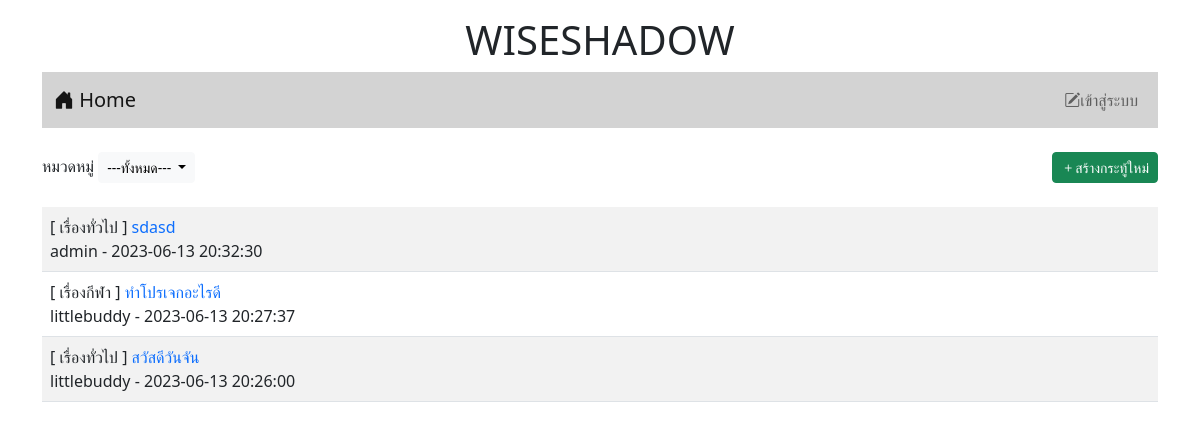
The page / on the database its author committed.
### tables this page shows
CREATE TABLE `post` (
  `id` int(11) NOT NULL,
  `title` varchar(128) NOT NULL,
  `content` varchar(2048) NOT NULL,
  `post_date` datetime NOT NULL,
  `cat_id` int(11) NOT NULL,
  `user_id` int(11) NOT NULL
);

CREATE TABLE `category` (
  `id` int(11) NOT NULL,
  `name` varchar(32) NOT NULL
);

CREATE TABLE `user` (
  `id` int(11) NOT NULL,
  `login` varchar(32) NOT NULL,
  `password` varchar(64) NOT NULL,
  `name` varchar(64) NOT NULL,
  `gender` char(1) NOT NULL,
  `email` varchar(32) NOT NULL,
  `role` char(1) NOT NULL
);

### Src/index.php (the view, shortened to what this page needs)
<!DOCTYPE html>
<html lang="en">
<head>
    <link href="https://cdn.jsdelivr.net/npm/bootstrap@5.2.2/dist/css/bootstrap.min.css" rel="stylesheet">
    <link rel="stylesheet" href="https://cdn.jsdelivr.net/npm/bootstrap-icons@1.9.1/font/bootstrap-icons.css">
</head>
<?php
    if(!isset($_SESSION['id'])){
?>
<body>
    <div class="container">
    <h1 style="text-align: center;" class="mt-3">WISESHADOW</h1>
    <?php
        include "nav.php";
    ?>
    <br>
    <div class="d-flex justify-content-between">
        <div>
            <label for=""> หมวดหมู่</label>
            <span class="dropdown">
                <button class="btn btn-light dropdown-toggle btn-sm" type="button" id="button2" data-bs-toggle="dropdown" aria-expanded="false">
                    ---ทั้งหมด---
                </button>
            </span>
        </div>
        <div><a href="newpost.php" class="btn btn-success btn-sm"><i class="bi bi-plus"></i>สร้างกระทู้ใหม่</a></div>
    </div>
        <br>
        <table class="table table-striped">
            <?php
                $conn = new PDO("mysql:host=localhost;dbname=webboard;charset=utf8","root","");
                $conn -> exec("SET CHARACTER SET utf8");
                $data = $conn->query("SELECT p.id,p.title,p.content,p.post_date ,c.name,u.name FROM post p , user u , category c WHERE p.cat_id = c.id AND p.user_id = u.id order by p.id DESC;");
                if($data !== false){
                    while($row = $data->fetch()){
                    echo "<tr><td>";
                    echo "[ ".$row['4']." ] ";
                    echo "<a href=\"post.php?id=".$row['0']."\" style=text-decoration:none>";
                    echo $row['1']."</a>";
                    echo "<br>";
                    echo $row['5']." - " . $row['3'];
                    echo "</td></tr>";
                    }
                }
            ?>
        </table>
        </div>
</body>
<?php
    }
?>
</html>

### Src/nav.php (shortened to what this page needs)
<?php
    if(!isset($_SESSION['id'])){
?>
<nav class="navbar navbar-expand-lg navbar-light " style="background-color: #D3D3D3;">
    <div class="container-fluid">
        <a href="index.php" class="navbar-brand"><i class="bi bi-house-door-fill"></i> Home </a>
            <ul class="navbar-nav">
                <li class="nav-item">
                    <a href="login.php" class="nav-link"><i class="bi bi-pencil-square"></i>เข้าสู่ระบบ</a>
                </li>
            </ul>
    </div>
</nav>
<?php } ?>

### rows shown on the page
post: category.name "เรื่องทั่วไป", title "sdasd", user.name "admin", post_date "2023-06-13 20:32:30"
post: category.name "เรื่องกีฬา", title "ทำโปรเจกอะไรดี", user.name "littlebuddy", post_date "2023-06-13 20:27:37"
post: category.name "เรื่องทั่วไป", title "สวัสดีวันจัน", user.name "littlebuddy", post_date "2023-06-13 20:26:00"
